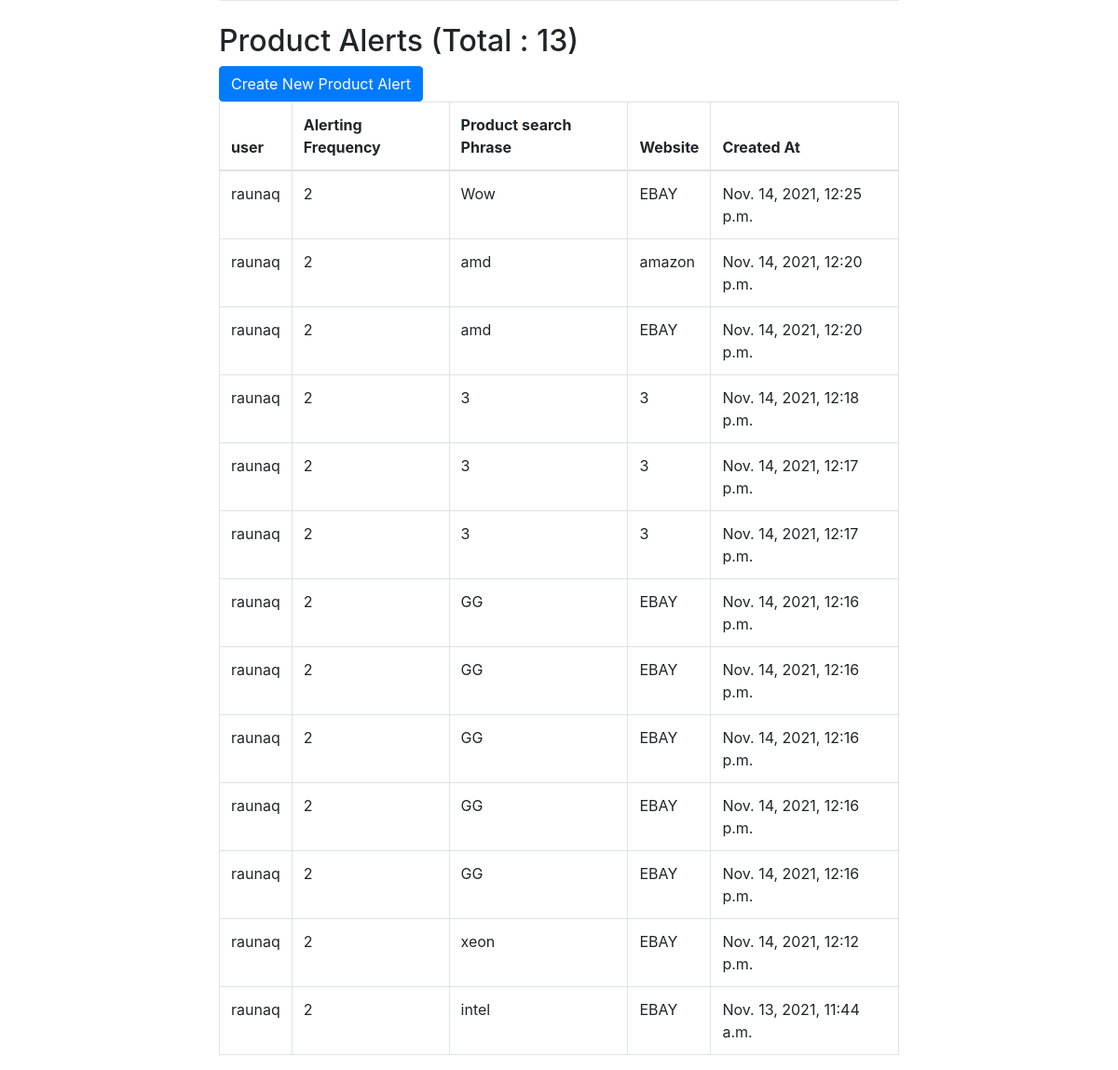
The app's page /alerts/get_product_alerts, older data.
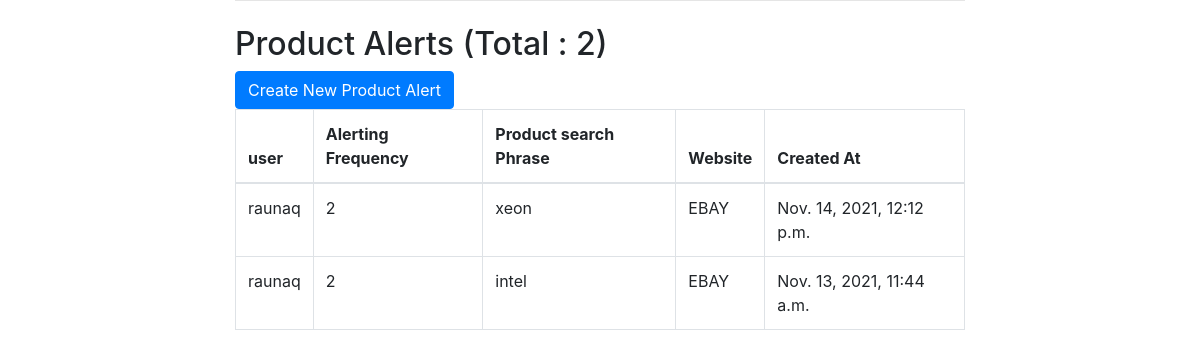
The same page, newer data.
### alerts/models.py (models this page shows, shortened)
class ProductAlert(models.Model):
    user = models.ForeignKey(User, on_delete=models.DO_NOTHING)
    alert_frequency = models.IntegerField(
        blank=False,
        null=False,
        default=2,
        help_text="Frequency in minutes at which alert will be triggered"
    )
    product_search_phrase = models.CharField(
        blank=False,
        null=False,
        max_length=50,
        help_text="Search term for which user wants product results"
    )
    website = models.CharField(
        null=False,
        blank=False,
        max_length=20,
        choices=[x.value for x in Website],
        default=Website.EBAY.value
    )
    created_at = models.DateTimeField(
        auto_now_add=True
    )
    updated_at = models.DateField(
        auto_now_add=True
    )

### alerts/views.py (the view)
# urls.py: path('get_product_alerts', ProductAlertListView.as_view()),
class ProductAlertListView(ListView):
    queryset = ProductAlert.objects.order_by('-created_at')
    template_name = "alerts/productalert_list.html"

### templates/alerts/productalert_list.html (shortened to what this page needs)
{% extends "base.html" %}
{% block content %}
    <h2>Product Alerts (Total : {{object_list|length}})</h2>
    <a href="/alerts/create_product_alert">
        <button type="submit" class="btn btn-primary">
                Create New Product Alert
        </button>
    </a>
    <table class="table table-bordered">
        <thead>
            <tr>
            <th scope="col">user</th>
            <th scope="col">Alerting Frequency</th>
            <th scope="col">Product search Phrase</th>
            <th scope="col">Website</th>
            <th scope="col">Created At</th>
            </tr>
        </thead>
        <tbody>
            {% for alert in object_list %}
                <tr>
                    <td>{{ alert.user }}</td>
                    <td>{{ alert.alert_frequency }}</td>
                    <td>{{ alert.product_search_phrase }}</td>
                    <td>{{ alert.website }}</td>
                    <td>{{ alert.created_at }}</td>
                </tr>
            {% endfor %}
        </tbody>
        </table>
{% endblock %}

### templates/base.html (shortened to what this page needs)
<!doctype html>
<html lang="en">
  <head>
    <link rel="stylesheet" href="https://stackpath.bootstrapcdn.com/bootstrap/4.1.3/css/bootstrap.min.css">
  </head>
  <body>
    <div class="container">
      <div class="row justify-content-center">
        <div class="col-8">
          {% block content %}
          {% endblock %}
        </div>
      </div>
    </div>
  </body>
</html>

Row changes from the older to the newer data that the page shows:
removed ProductAlert: user "raunaq", alert_frequency "2", product_search_phrase "Wow", website "EBAY", created_at "Nov. 14, 2021, 12:25 p.m."
removed ProductAlert: user "raunaq", alert_frequency "2", product_search_phrase "amd", website "amazon", created_at "Nov. 14, 2021, 12:20 p.m."
removed ProductAlert: user "raunaq", alert_frequency "2", product_search_phrase "amd", website "EBAY", created_at "Nov. 14, 2021, 12:20 p.m."
removed ProductAlert: user "raunaq", alert_frequency "2", product_search_phrase "3", website "3", created_at "Nov. 14, 2021, 12:18 p.m."
removed ProductAlert: user "raunaq", alert_frequency "2", product_search_phrase "3", website "3", created_at "Nov. 14, 2021, 12:17 p.m."
removed ProductAlert: user "raunaq", alert_frequency "2", product_search_phrase "3", website "3", created_at "Nov. 14, 2021, 12:17 p.m."
removed ProductAlert: user "raunaq", alert_frequency "2", product_search_phrase "GG", website "EBAY", created_at "Nov. 14, 2021, 12:16 p.m."
removed ProductAlert: user "raunaq", alert_frequency "2", product_search_phrase "GG", website "EBAY", created_at "Nov. 14, 2021, 12:16 p.m."
removed ProductAlert: user "raunaq", alert_frequency "2", product_search_phrase "GG", website "EBAY", created_at "Nov. 14, 2021, 12:16 p.m."
removed ProductAlert: user "raunaq", alert_frequency "2", product_search_phrase "GG", website "EBAY", created_at "Nov. 14, 2021, 12:16 p.m."
removed ProductAlert: user "raunaq", alert_frequency "2", product_search_phrase "GG", website "EBAY", created_at "Nov. 14, 2021, 12:16 p.m."
Text that changed along with them:
{{ object_list|length }}: "13" → "2"
